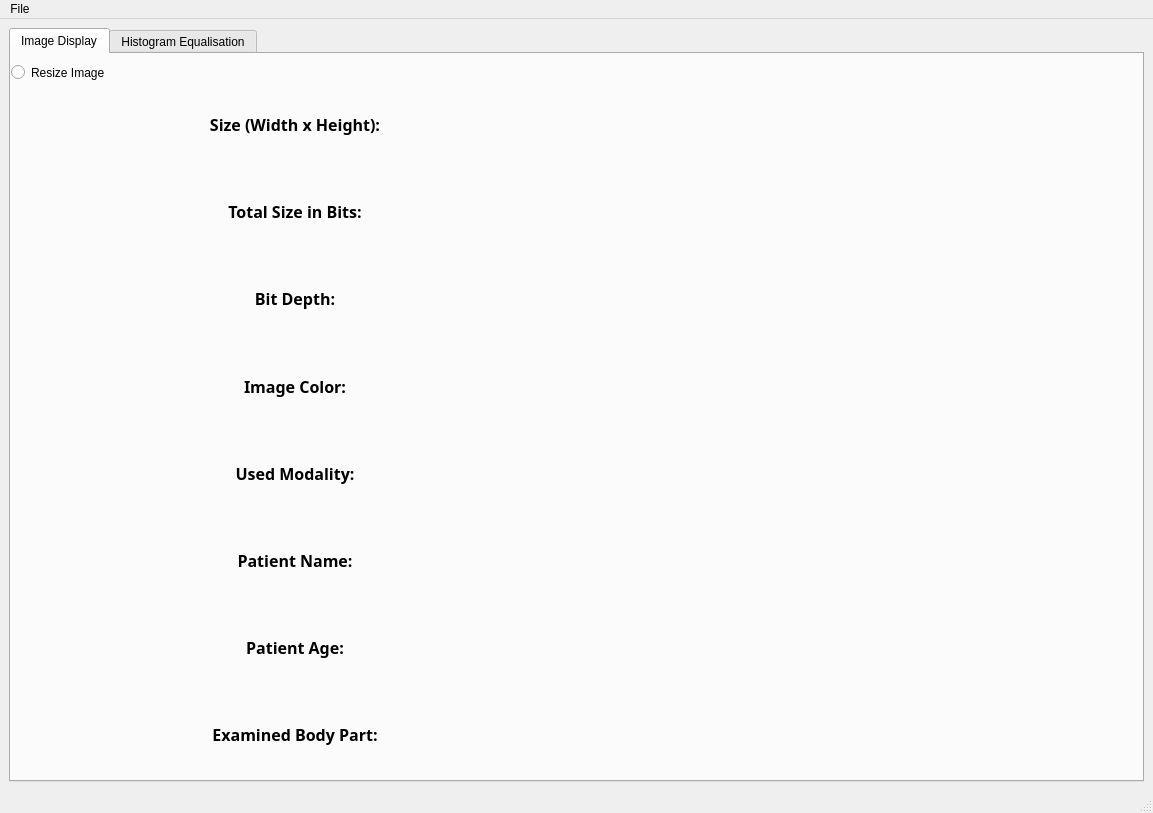
<?xml version="1.0" encoding="UTF-8"?>
<ui version="4.0">
 <class>MainWindow</class>
 <widget class="QMainWindow" name="MainWindow">
  <property name="geometry">
   <rect>
    <x>0</x>
    <y>0</y>
    <width>1153</width>
    <height>813</height>
   </rect>
  </property>
  <property name="windowTitle">
   <string>MainWindow</string>
  </property>
  <widget class="QWidget" name="centralwidget">
   <layout class="QGridLayout" name="gridLayout_2">
    <item row="0" column="0">
     <widget class="QTabWidget" name="imageDisplayAndHistogramEqualisationTab">
      <property name="currentIndex">
       <number>0</number>
      </property>
      <widget class="QWidget" name="imageDisplayTab">
       <attribute name="title">
        <string>Image Display</string>
       </attribute>
       <widget class="QRadioButton" name="reisizeImageRadiobutton">
        <property name="geometry">
         <rect>
          <x>0</x>
          <y>10</y>
          <width>1109</width>
          <height>17</height>
         </rect>
        </property>
        <property name="text">
         <string>Resize Image</string>
        </property>
       </widget>
       <widget class="QWidget" name="">
        <property name="geometry">
         <rect>
          <x>10</x>
          <y>30</y>
          <width>1101</width>
          <height>691</height>
         </rect>
        </property>
        <layout class="QGridLayout" name="gridLayout_3">
         <item row="0" column="0">
          <layout class="QGridLayout" name="imageLayout"/>
         </item>
         <item row="0" column="1">
          <layout class="QGridLayout" name="_2">
           <item row="0" column="0">
            <layout class="QVBoxLayout" name="imageTitlesVerticalLayout">
             <item>
              <widget class="QLabel" name="imageSizeTitleLabel">
               <property name="font">
                <font>
                 <family>Sitka Small Semibold</family>
                 <pointsize>12</pointsize>
                 <weight>75</weight>
                 <bold>true</bold>
                </font>
               </property>
               <property name="text">
                <string>Size (Width x Height):</string>
               </property>
               <property name="textFormat">
                <enum>Qt::AutoText</enum>
               </property>
               <property name="alignment">
                <set>Qt::AlignCenter</set>
               </property>
              </widget>
             </item>
             <item>
              <widget class="QLabel" name="imageBitsTitleLabel">
               <property name="font">
                <font>
                 <family>Sitka Small Semibold</family>
                 <pointsize>12</pointsize>
                 <weight>75</weight>
                 <bold>true</bold>
                </font>
               </property>
               <property name="text">
                <string>Total Size in Bits:</string>
               </property>
               <property name="alignment">
                <set>Qt::AlignCenter</set>
               </property>
              </widget>
             </item>
             <item>
              <widget class="QLabel" name="imageBitDepthTitleLabel">
               <property name="font">
                <font>
                 <family>Sitka Small Semibold</family>
                 <pointsize>12</pointsize>
                 <weight>75</weight>
                 <bold>true</bold>
                </font>
               </property>
               <property name="text">
                <string>Bit Depth:</string>
               </property>
               <property name="alignment">
                <set>Qt::AlignCenter</set>
               </property>
              </widget>
             </item>
             <item>
              <widget class="QLabel" name="imageColorTitleLabel">
               <property name="font">
                <font>
                 <family>Sitka Small Semibold</family>
                 <pointsize>12</pointsize>
                 <weight>75</weight>
                 <bold>true</bold>
                </font>
               </property>
               <property name="text">
                <string>Image Color:</string>
               </property>
               <property name="alignment">
                <set>Qt::AlignCenter</set>
               </property>
              </widget>
             </item>
             <item>
              <widget class="QLabel" name="usedModalityTitleLabel">
               <property name="font">
                <font>
                 <family>Sitka Small Semibold</family>
                 <pointsize>12</pointsize>
                 <weight>75</weight>
                 <bold>true</bold>
                </font>
               </property>
               <property name="text">
                <string>Used Modality:</string>
               </property>
               <property name="alignment">
                <set>Qt::AlignCenter</set>
               </property>
              </widget>
             </item>
             <item>
              <widget class="QLabel" name="patientNameTitleLabel">
               <property name="font">
                <font>
                 <family>Sitka Small Semibold</family>
                 <pointsize>12</pointsize>
                 <weight>75</weight>
                 <bold>true</bold>
                </font>
               </property>
               <property name="text">
                <string>Patient Name:</string>
               </property>
               <property name="alignment">
                <set>Qt::AlignCenter</set>
               </property>
              </widget>
             </item>
             <item>
              <widget class="QLabel" name="patientAgeTitleLabel">
               <property name="font">
                <font>
                 <family>Sitka Small Semibold</family>
                 <pointsize>12</pointsize>
                 <weight>75</weight>
                 <bold>true</bold>
                </font>
               </property>
               <property name="text">
                <string>Patient Age:</string>
               </property>
               <property name="alignment">
                <set>Qt::AlignCenter</set>
               </property>
              </widget>
             </item>
             <item>
              <widget class="QLabel" name="bodyPartTitleLabel">
               <property name="font">
                <font>
                 <family>Sitka Small Semibold</family>
                 <pointsize>12</pointsize>
                 <weight>75</weight>
                 <bold>true</bold>
                </font>
               </property>
               <property name="text">
                <string>Examined Body Part:</string>
               </property>
               <property name="alignment">
                <set>Qt::AlignCenter</set>
               </property>
              </widget>
             </item>
            </layout>
           </item>
           <item row="0" column="1">
            <layout class="QVBoxLayout" name="verticalLayout_2">
             <item>
              <widget class="QLabel" name="imageSizeDataLabel">
               <property name="font">
                <font>
                 <pointsize>12</pointsize>
                </font>
               </property>
               <property name="text">
                <string/>
               </property>
               <property name="alignment">
                <set>Qt::AlignCenter</set>
               </property>
              </widget>
             </item>
             <item>
              <widget class="QLabel" name="imageBitsDataLabel">
               <property name="font">
                <font>
                 <pointsize>12</pointsize>
                </font>
               </property>
               <property name="text">
                <string/>
               </property>
               <property name="alignment">
                <set>Qt::AlignCenter</set>
               </property>
              </widget>
             </item>
             <item>
              <widget class="QLabel" name="imageBitDepthDataLabel">
               <property name="font">
                <font>
                 <pointsize>12</pointsize>
                </font>
               </property>
               <property name="text">
                <string/>
               </property>
               <property name="alignment">
                <set>Qt::AlignCenter</set>
               </property>
              </widget>
             </item>
             <item>
              <widget class="QLabel" name="imageColorDataLabel">
               <property name="font">
                <font>
                 <pointsize>12</pointsize>
                </font>
               </property>
               <property name="text">
                <string/>
               </property>
               <property name="alignment">
                <set>Qt::AlignCenter</set>
               </property>
              </widget>
             </item>
             <item>
              <widget class="QLabel" name="usedModalityDataLabel">
               <property name="font">
                <font>
                 <pointsize>12</pointsize>
                </font>
               </property>
               <property name="text">
                <string/>
               </property>
               <property name="alignment">
                <set>Qt::AlignCenter</set>
               </property>
              </widget>
             </item>
             <item>
              <widget class="QLabel" name="patientNameDataLabel">
               <property name="font">
                <font>
                 <pointsize>12</pointsize>
                </font>
               </property>
               <property name="text">
                <string/>
               </property>
               <property name="alignment">
                <set>Qt::AlignCenter</set>
               </property>
              </widget>
             </item>
             <item>
              <widget class="QLabel" name="patientAgeDataLabel">
               <property name="font">
                <font>
                 <pointsize>12</pointsize>
                </font>
               </property>
               <property name="text">
                <string/>
               </property>
               <property name="alignment">
                <set>Qt::AlignCenter</set>
               </property>
              </widget>
             </item>
             <item>
              <widget class="QLabel" name="bodyPartDataLabel">
               <property name="font">
                <font>
                 <pointsize>12</pointsize>
                </font>
               </property>
               <property name="text">
                <string/>
               </property>
               <property name="alignment">
                <set>Qt::AlignCenter</set>
               </property>
              </widget>
             </item>
            </layout>
           </item>
          </layout>
         </item>
        </layout>
       </widget>
      </widget>
      <widget class="QWidget" name="histogramEqualisationTab">
       <attribute name="title">
        <string>Histogram Equalisation</string>
       </attribute>
       <widget class="QWidget" name="layoutWidget">
        <property name="geometry">
         <rect>
          <x>20</x>
          <y>410</y>
          <width>1091</width>
          <height>311</height>
         </rect>
        </property>
        <layout class="QHBoxLayout" name="horizontalLayout_2">
         <item>
          <layout class="QGridLayout" name="equalisedImageGridLayout"/>
         </item>
         <item>
          <spacer name="equalisedDataHorizontalSpacer">
           <property name="orientation">
            <enum>Qt::Horizontal</enum>
           </property>
           <property name="sizeType">
            <enum>QSizePolicy::Fixed</enum>
           </property>
           <property name="sizeHint" stdset="0">
            <size>
             <width>40</width>
             <height>20</height>
            </size>
           </property>
          </spacer>
         </item>
         <item>
          <layout class="QGridLayout" name="equalisedHistogramGridLayout"/>
         </item>
        </layout>
       </widget>
       <widget class="QLabel" name="equalisedImageLabel">
        <property name="geometry">
         <rect>
          <x>210</x>
          <y>370</y>
          <width>161</width>
          <height>41</height>
         </rect>
        </property>
        <property name="font">
         <font>
          <family>Script MT Bold</family>
          <pointsize>16</pointsize>
          <weight>75</weight>
          <italic>false</italic>
          <bold>true</bold>
         </font>
        </property>
        <property name="text">
         <string>Equalised Image</string>
        </property>
        <property name="alignment">
         <set>Qt::AlignCenter</set>
        </property>
       </widget>
       <widget class="QLabel" name="equalisedHistogramLabel">
        <property name="geometry">
         <rect>
          <x>750</x>
          <y>370</y>
          <width>201</width>
          <height>41</height>
         </rect>
        </property>
        <property name="font">
         <font>
          <family>Script MT Bold</family>
          <pointsize>16</pointsize>
          <weight>75</weight>
          <italic>false</italic>
          <bold>true</bold>
         </font>
        </property>
        <property name="text">
         <string>Equalised Histogram</string>
        </property>
        <property name="alignment">
         <set>Qt::AlignCenter</set>
        </property>
       </widget>
       <widget class="QLabel" name="originalImageLabel">
        <property name="geometry">
         <rect>
          <x>210</x>
          <y>0</y>
          <width>161</width>
          <height>41</height>
         </rect>
        </property>
        <property name="font">
         <font>
          <family>Script MT Bold</family>
          <pointsize>16</pointsize>
          <weight>75</weight>
          <italic>false</italic>
          <bold>true</bold>
         </font>
        </property>
        <property name="text">
         <string>Original Image</string>
        </property>
        <property name="alignment">
         <set>Qt::AlignCenter</set>
        </property>
       </widget>
       <widget class="QLabel" name="originalHistogramLabel">
        <property name="geometry">
         <rect>
          <x>750</x>
          <y>0</y>
          <width>201</width>
          <height>41</height>
         </rect>
        </property>
        <property name="font">
         <font>
          <family>Script MT Bold</family>
          <pointsize>16</pointsize>
          <weight>75</weight>
          <italic>false</italic>
          <bold>true</bold>
         </font>
        </property>
        <property name="text">
         <string>Original Histogram</string>
        </property>
        <property name="alignment">
         <set>Qt::AlignCenter</set>
        </property>
       </widget>
       <widget class="QWidget" name="">
        <property name="geometry">
         <rect>
          <x>20</x>
          <y>40</y>
          <width>1091</width>
          <height>311</height>
         </rect>
        </property>
        <layout class="QHBoxLayout" name="horizontalLayout">
         <item>
          <layout class="QGridLayout" name="originalImageGridLayout"/>
         </item>
         <item>
          <spacer name="originalDataHorizontalSpacer">
           <property name="orientation">
            <enum>Qt::Horizontal</enum>
           </property>
           <property name="sizeType">
            <enum>QSizePolicy::Fixed</enum>
           </property>
           <property name="sizeHint" stdset="0">
            <size>
             <width>40</width>
             <height>20</height>
            </size>
           </property>
          </spacer>
         </item>
         <item>
          <layout class="QGridLayout" name="originalHistogramGridLayout"/>
         </item>
        </layout>
       </widget>
      </widget>
     </widget>
    </item>
   </layout>
  </widget>
  <widget class="QMenuBar" name="menubar">
   <property name="geometry">
    <rect>
     <x>0</x>
     <y>0</y>
     <width>1153</width>
     <height>21</height>
    </rect>
   </property>
   <widget class="QMenu" name="menuFile">
    <property name="title">
     <string>File</string>
    </property>
    <addaction name="actionOpen_Image"/>
   </widget>
   <addaction name="menuFile"/>
  </widget>
  <widget class="QStatusBar" name="statusbar"/>
  <action name="actionOpen_Image">
   <property name="text">
    <string>Open Image</string>
   </property>
  </action>
 </widget>
 <resources/>
 <connections/>
</ui>
